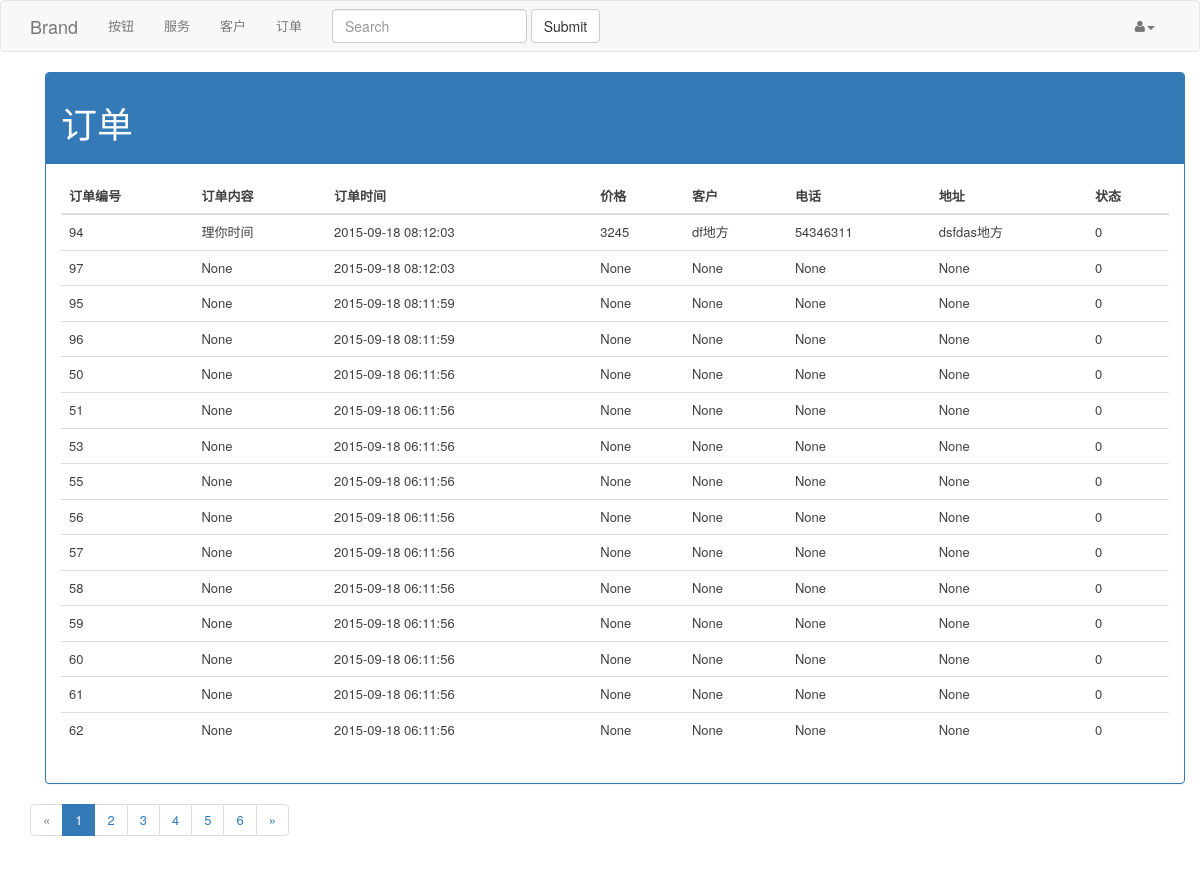
Page /order/order_list (signed in) on the committed database.
### midstation/order/models.py (models this page shows, shortened)
class Order(db.Model):
    __tablename__ = 'orders'
    id = db.Column(db.Integer, primary_key=True)
    button_id = db.Column(db.Integer, db.ForeignKey('buttons.id'), nullable=False)
    user_id = db.Column(db.Integer, db.ForeignKey('users.id'), nullable=False)
    service_id = db.Column(db.Integer, db.ForeignKey('services.id'), nullable=False)
    service_name = db.Column(db.VARCHAR(255))
    price = db.Column(db.Integer)
    customer_name = db.Column(db.VARCHAR(64))
    customer_addr = db.Column(db.VARCHAR(512))
    phone = db.Column(db.VARCHAR(15))
    create_time = db.Column(db.DateTime, default=datetime.utcnow())
    solved = db.Column(db.Boolean, default=False)
    status = db.Column(db.SmallInteger, default=0)              # 订单状态：0-正在处理， 1-已处理，2-取消
    @classmethod
    def get_orders(cls, user, page=1, per_page=15):
        if user.is_authenticated():
            return user.orders.order_by(desc(cls.create_time), cls.button_id).paginate(page, per_page, True).items
    @classmethod
    def orders_count(cls):
        if current_user.is_authenticated():
            return current_user.orders.count()

### midstation/order/views.py (the view)
@order.route('/order_list')
@login_required
def order_list():
    try:
        search = False
        q = request.args.get('q')
        if q:
            search = True
        try:
            page = int(request.args.get('page', 1))
        except ValueError:
            page = 1
        order_count = Order.orders_count()
        pagination = Pagination(page=page, per_page=15, total=order_count, css_framework='bootstrap3',
                                search=search, record_name='orders')
        order_datas = []
        orders = Order.get_orders(current_user, page, per_page=15)
        for o in orders:
            data = {}
            data['order_id'] = o.id
            data['service'] = o.service_name
            data['price'] = o.price
            data['customer'] = o.customer_name
            data['address'] = o.customer_addr
            data['create_time'] = o.create_time.strftime('%Y-%m-%d %H:%M:%S')
            data['phone'] = o.phone
            data['status'] = o.status
            order_datas.append(data)
        return render_template('order/order_list.html', order_datas=order_datas, pagination=pagination)
    except TemplateNotFound:
        abort(404)

### midstation/app.py (called while the page is built)
def login_configure(app):
    login_manager.init_app(app)
    login_manager.login_view = app.config['LOGIN_VIEW']
    @login_manager.user_loader
    def load_user(user_id):
        user_instance = User.query.filter_by(id=user_id).first()
        if user_instance:
            return user_instance
        else:
            return None

### midstation/user/models.py (called while the page is built)
    def is_authenticated(self):
        return True

### midstation/templates/order/order_list.html
{% extends "layout.html" %}
{% block content %}
    <div class="container">
        <div class="panel panel-primary">
            <div class="panel-heading"> <h1>订单</h1></div>
            <div class="panel-body">
                <div class="table-responsive">
                    <table class="table table-hover">
                    <thead>
                    <tr>
                        <th>订单编号</th>
                        <th>订单内容</th>
                        <th>订单时间</th>
                        <th>价格</th>
                        <th>客户</th>
                        <th>电话</th>
                        <th>地址</th>
                        <th>状态</th>
                    </tr>
                </thead>
                <tbody>
                    {% for data in order_datas %}
                    <tr>
                        <td>{{ data.get('order_id') }}</td>
                        <td>{{ data.get('service') }}</td>
                        <td>{{ data.get('create_time') }}</td>
                        <td>{{ data.get('price') }}</td>
                        <td>{{ data.get('customer') }}</td>
                      <td>{{ data.get('phone')}}</td>
                      <td>{{ data.get('address') }}</td>
                        <td>{{ data.get('status') }}</td>
                    </tr>
                    {% endfor %}
                </tbody>
                </table>
                </div>
            </div>
            </div>
        </div>
          {{ pagination.links }}
{% endblock %}

### midstation/templates/layout.html (shortened to what this page needs)
<!doctype html>
<html lang="en">
<head>
    {% block stylesheets %}
        <link rel="stylesheet" href="{{ url_for('static', filename='css/bootstrap.min.css') }}">
        <link rel="stylesheet" href="{{ url_for('static', filename='css/font-awesome.min.css') }}" >
        <link rel="stylesheet" href="{{ url_for('static', filename='css/pygments.css') }}">
        <link rel="stylesheet" href="{{ url_for('static', filename='css/midstation.css') }}">
        {% endblock %}
</head>
<body>
    {% block navigation %}
        {% include 'navigation.html' %}
    {% endblock %}
    <div class="container">
            {% block content %}
            {% endblock %}
        </div>
</body>
</html>

### midstation/templates/navigation.html (shortened to what this page needs)
<div class="navbar navbar-default">
  <div class="container">
    <div class="navbar-header">
      <a href="#" class="navbar-brand">Brand</a>
    </div>
    <div class="collapse navbar-collapse" id="navbar-collapse">
      <ul class="nav navbar-nav">
        <li><a href="/user/button_list">按钮</a></li>
        <li><a href="{{ url_for('service.service_list') }}">服务</a></li>
        <li><a href="{{ url_for('customer.customer_list' )}}">客户</a></li>
        <li><a href="{{ url_for('order.order_list')}}">订单</a></li>
      </ul>
      <form class="navbar-form navbar-left" role="search">
        <div class="form-group">
          <input type="text" class="form-control" placeholder="Search">
        </div>
        <button type="submit" class="btn btn-default">Submit</button>
      </form>
      <ul class="nav navbar-nav navbar-right">
        <li class="dropdown"><a href="#" class="dropdown-toggle" data-toggle="dropdown"><i class="fa fa-user"></i><span class="caret"></span></a>
        </li>
      </ul>
    </div>
  </div>
</div>

### midstation/static/css/midstation.css (style rules this page uses)
html { position: relative; min-height: 100%; }
body { margin-bottom: 60px; font-family: "Hiragino Sans GB", "Microsoft YaHei", "WenQuanYi Micro Hei", sans-serif, Georgia, sans-serif; }
.pagination { margin: 0; }
body { font: 13px/20px 'Helvetica Neue', Helvetica, Arial, sans-serif; color: #404040; }
input { font-family: inherit; color: inherit; -webkit-box-sizing: border-box; -moz-box-sizing: border-box; box-sizing: border-box; }

### rows in the picture
Order: get "94", get "理你时间", get "2015-09-18 08:12:03", get "3245", get "df地方", get "54346311", get "dsfdas地方", get "0"
Order: get "97", get "None", get "2015-09-18 08:12:03", get "0"
Order: get "95", get "None", get "2015-09-18 08:11:59", get "0"
Order: get "96", get "None", get "2015-09-18 08:11:59", get "0"
Order: get "50", get "None", get "2015-09-18 06:11:56", get "0"
Order: get "51", get "None", get "2015-09-18 06:11:56", get "0"
Order: get "53", get "None", get "2015-09-18 06:11:56", get "0"
Order: get "55", get "None", get "2015-09-18 06:11:56", get "0"
Order: get "56", get "None", get "2015-09-18 06:11:56", get "0"
Order: get "57", get "None", get "2015-09-18 06:11:56", get "0"
Order: get "58", get "None", get "2015-09-18 06:11:56", get "0"
Order: get "59", get "None", get "2015-09-18 06:11:56", get "0"
Order: get "60", get "None", get "2015-09-18 06:11:56", get "0"
Order: get "61", get "None", get "2015-09-18 06:11:56", get "0"
Order: get "62", get "None", get "2015-09-18 06:11:56", get "0"

### other values in the picture
{{ pagination.links }} "« 1 2 3 4 5 6 »"
